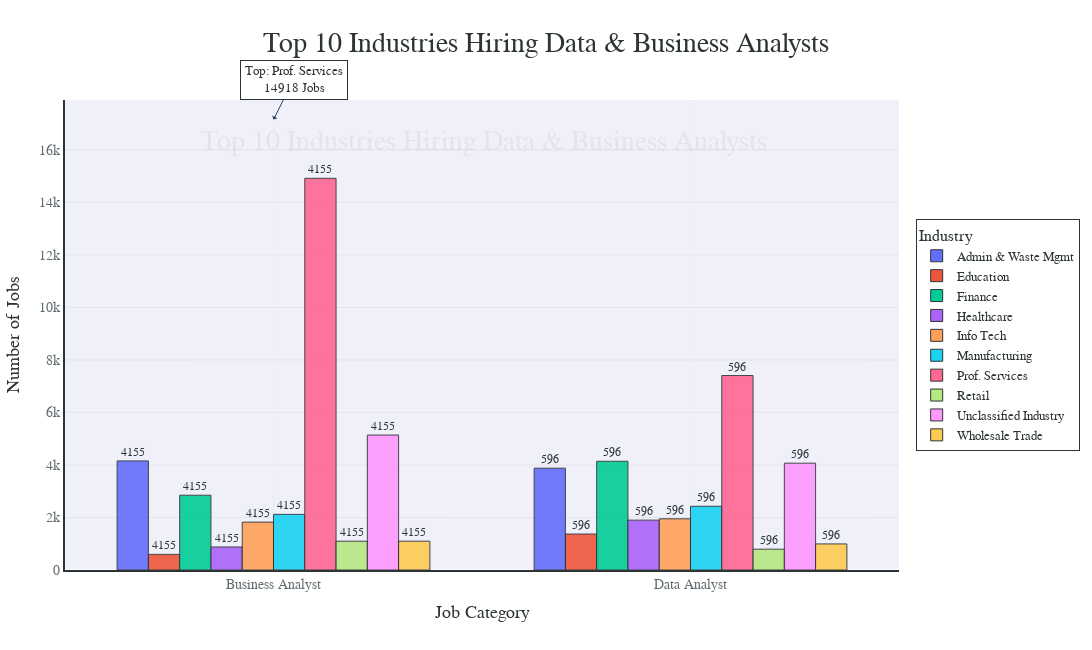

Write notebook code for a chart like this one.
### Code cell
import plotly.express as px
import plotly.graph_objects as go

# Identify the top 10 industries with the most data analyst jobs
top_industries = df_grouped.groupby("NAICS2_NAME")["Job_Count"].sum().nlargest(10).index

# Filter the dataset for top industries
df_top_industries = df_grouped[df_grouped["NAICS2_NAME"].isin(top_industries)].copy()

# Shorten industry names for better readability
industry_short_names = {
    'Professional, Scientific, and Technical Services': 'Prof. Services',
    'Administrative and Support and Waste Management and Remediation Services': 'Admin & Waste Mgmt',
    'Health Care and Social Assistance': 'Healthcare',
    'Finance and Insurance': 'Finance',
    'Information': 'Info Tech',
    'Educational Services': 'Education',
    'Manufacturing': 'Manufacturing',
    'Retail Trade': 'Retail',
    'Accommodation and Food Services': 'Hospitality',
    'Other Services (except Public Administration)': 'Other Services',
}
df_top_industries['NAICS2_NAME_SHORT'] = df_top_industries['NAICS2_NAME'].map(industry_short_names).fillna(df_top_industries['NAICS2_NAME'])

# Update DATA_ANALYST_JOB labels for clarity
df_top_industries['Job_Category'] = df_top_industries['DATA_ANALYST_JOB'].map({True: 'Data Analyst', False: 'Business Analyst'})

# Define a modern, vibrant color palette for industries (10 colors for top 10 industries)
color_palette = [
    '#FF6B6B',  # Coral Red
    '#4ECDC4',  # Teal
    '#45B7D1',  # Sky Blue
    '#96CEB4',  # Sage Green
    '#FFEEAD',  # Soft Yellow
    '#D4A5A5',  # Dusty Rose
    '#9B59B6',  # Purple
    '#3498DB',  # Bright Blue
    '#E67E22',  # Orange
    '#1ABC9C',  # Turquoise
]
color_map = {industry: color for industry, color in zip(df_top_industries['NAICS2_NAME_SHORT'].unique(), color_palette)}

# Create the bar chart
fig = px.bar(df_top_industries, 
             x="Job_Category",  # Use the updated labels
             y="Job_Count", 
             color="NAICS2_NAME_SHORT",
             title="Top 10 Industries Hiring Data & Business Analysts",
             labels={'Job_Category': 'Job Category', 'Job_Count': 'Number of Jobs', 'NAICS2_NAME_SHORT': 'Industry'},
             barmode='group')

# Beautify the layout
fig.update_layout(
    # Sizing and margins
    autosize=True,
    width=1150,  # Slightly wider for balance
    height=650,  # Adjusted height
    margin=dict(l=60, r=150, t=100, b=80),  # Adjusted for legend and title

    # Background and plot styling
    plot_bgcolor='rgba(245, 245, 250, 1)',  # Very light lavender-gray
    paper_bgcolor='rgba(255, 255, 255, 1)',  # White paper background
    font=dict(family="Poppins, sans-serif", size=14, color="#2D3436"),  # Modern, elegant font

    # Title styling
    title=dict(
        text="Top 10 Industries Hiring Data & Business Analysts",
        font=dict(size=28, color="#2D3436", family="Poppins, sans-serif"),
        x=0.5,
        xanchor="center",
        y=0.95,
        yanchor="top"
    ),

    # X-axis styling
    xaxis=dict(
        title="Job Category",
        title_font=dict(size=18, color="#2D3436"),
        tickfont=dict(size=14, color="#636E72"),
        gridcolor="rgba(200, 200, 200, 0.1)",  # Very subtle gridlines
        linecolor="#2D3436",
        linewidth=2,
        showline=True,
        tickvals=['Data Analyst', 'Business Analyst'],  # Ensure clarity
    ),

    # Y-axis styling
    yaxis=dict(
        title="Number of Jobs",
        title_font=dict(size=18, color="#2D3436"),
        tickfont=dict(size=14, color="#636E72"),
        range=[0, df_top_industries['Job_Count'].max() * 1.2],  # Extended range
        gridcolor="rgba(200, 200, 200, 0.3)",
        linecolor="#2D3436",
        linewidth=2,
        showline=True
    ),

    # Legend styling
    legend=dict(
        title="Industry",
        font=dict(size=13, color="#2D3436"),
        bgcolor="rgba(255, 255, 255, 0.95)",
        bordercolor="#2D3436",
        borderwidth=1,
        x=1.02,  # Position outside
        y=0.5,
        xanchor="left",
        yanchor="middle",
        traceorder="normal",  # Ensure consistent ordering
    ),

    # Hover and interactivity
    hovermode="closest",
    hoverlabel=dict(
        bgcolor="rgba(255, 255, 255, 0.9)",
        font_size=13,
        font_family="Poppins, sans-serif",
        font_color="#2D3436",
        bordercolor="#2D3436",
        align="left"
    ),

    # Bar spacing
    bargap=0.25,  # Add space between bars
    barnorm=None,
)

# Customize the bars
fig.update_traces(
    marker=dict(
        line=dict(width=1, color="#2D3436"),  # Subtle border
        # Add a slight gradient effect using opacity
        opacity=0.9,
    ),
    text=df_top_industries['Job_Count'],  # Add labels on bars
    textposition='outside',  # Place labels outside
    textfont=dict(size=12, color="#2D3436", family="Poppins, sans-serif"),
    texttemplate='%{text}',  # Show just the number
    # Custom hover template
    hovertemplate="<b>%{fullData.name}</b><br>Category: %{x}<br>Jobs: %{y}<extra></extra>",
)

# Add a subtle gradient background effect (using shapes)
fig.add_shape(
    type="rect",
    x0=0, y0=0, x1=1, y1=1,
    xref="paper", yref="paper",
    fillcolor="rgba(220, 221, 255, 0.2)",  # Very light gradient overlay
    line=dict(width=0),
    layer="below"
)

# Add an annotation for the highest job count
max_job = df_top_industries.loc[df_top_industries['Job_Count'].idxmax()]
fig.add_annotation(
    x=max_job['Job_Category'],
    y=max_job['Job_Count'] * 1.15,
    text=f"Top: {max_job['NAICS2_NAME_SHORT']}<br>{max_job['Job_Count']} Jobs",
    showarrow=True,
    arrowhead=1,
    ax=20,
    ay=-40,
    font=dict(size=13, color="#2D3436", family="Poppins, sans-serif"),
    bgcolor="rgba(255, 255, 255, 0.9)",
    bordercolor="#2D3436",
    borderwidth=1,
    borderpad=4
)

# Add a subtle shadow effect to the title (simulated with a duplicate text)
fig.add_annotation(
    x=0.5,
    y=0.95,
    xref="paper",
    yref="paper",
    text="Top 10 Industries Hiring Data & Business Analysts",
    showarrow=False,
    font=dict(size=28, color="rgba(0, 0, 0, 0.05)", family="Poppins, sans-serif"),
    xanchor="center",
    yanchor="top",
    yshift=-2,
    xshift=2
)

# Show the plot
fig.show()

# Save as an HTML file
fig.write_html("figures/plot2industries_super_beautiful.html")

### Figure 1 — Plotly figure (JSON) as saved in the notebook; plotly's stock layout.template omitted (floating-point values rounded to 4 significant figures)
{"data": [{"alignmentgroup": "True", "hovertemplate": "<b>%{fullData.name}</b><br>Category: %{x}<br>Jobs: %{y}<extra></extra>", "legendgroup": "Admin & Waste Mgmt", "marker": {"color": "#636efa", "line": {"color": "#2D3436", "width": 1}, "opacity": 0.9, "pattern": {"shape": ""}}, "name": "Admin & Waste Mgmt", "offsetgroup": "Admin & Waste Mgmt", "orientation": "v", "showlegend": true, "text": [4155, 596, 2849, 877, 1824, 2119, 14918, 1097, 5140, 1098, 3878, 1370, 4142, 1899, 1950, 2427, 7407, 793, 4069, 993], "textfont": {"color": "#2D3436", "family": "Poppins, sans-serif", "size": 12}, "textposition": "outside", "texttemplate": "%{text}", "type": "bar", "x": ["Business Analyst", "Data Analyst"], "xaxis": "x", "y": [4155, 3878], "yaxis": "y"}, {"alignmentgroup": "True", "hovertemplate": "<b>%{fullData.name}</b><br>Category: %{x}<br>Jobs: %{y}<extra></extra>", "legendgroup": "Education", "marker": {"color": "#EF553B", "line": {"color": "#2D3436", "width": 1}, "opacity": 0.9, "pattern": {"shape": ""}}, "name": "Education", "offsetgroup": "Education", "orientation": "v", "showlegend": true, "text": [4155, 596, 2849, 877, 1824, 2119, 14918, 1097, 5140, 1098, 3878, 1370, 4142, 1899, 1950, 2427, 7407, 793, 4069, 993], "textfont": {"color": "#2D3436", "family": "Poppins, sans-serif", "size": 12}, "textposition": "outside", "texttemplate": "%{text}", "type": "bar", "x": ["Business Analyst", "Data Analyst"], "xaxis": "x", "y": [596, 1370], "yaxis": "y"}, {"alignmentgroup": "True", "hovertemplate": "<b>%{fullData.name}</b><br>Category: %{x}<br>Jobs: %{y}<extra></extra>", "legendgroup": "Finance", "marker": {"color": "#00cc96", "line": {"color": "#2D3436", "width": 1}, "opacity": 0.9, "pattern": {"shape": ""}}, "name": "Finance", "offsetgroup": "Finance", "orientation": "v", "showlegend": true, "text": [4155, 596, 2849, 877, 1824, 2119, 14918, 1097, 5140, 1098, 3878, 1370, 4142, 1899, 1950, 2427, 7407, 793, 4069, 993], "textfont": {"color": "#2D3436", "family": "Poppins, sans-serif", "size": 12}, "textposition": "outside", "texttemplate": "%{text}", "type": "bar", "x": ["Business Analyst", "Data Analyst"], "xaxis": "x", "y": [2849, 4142], "yaxis": "y"}, {"alignmentgroup": "True", "hovertemplate": "<b>%{fullData.name}</b><br>Category: %{x}<br>Jobs: %{y}<extra></extra>", "legendgroup": "Healthcare", "marker": {"color": "#ab63fa", "line": {"color": "#2D3436", "width": 1}, "opacity": 0.9, "pattern": {"shape": ""}}, "name": "Healthcare", "offsetgroup": "Healthcare", "orientation": "v", "showlegend": true, "text": [4155, 596, 2849, 877, 1824, 2119, 14918, 1097, 5140, 1098, 3878, 1370, 4142, 1899, 1950, 2427, 7407, 793, 4069, 993], "textfont": {"color": "#2D3436", "family": "Poppins, sans-serif", "size": 12}, "textposition": "outside", "texttemplate": "%{text}", "type": "bar", "x": ["Business Analyst", "Data Analyst"], "xaxis": "x", "y": [877, 1899], "yaxis": "y"}, {"alignmentgroup": "True", "hovertemplate": "<b>%{fullData.name}</b><br>Category: %{x}<br>Jobs: %{y}<extra></extra>", "legendgroup": "Info Tech", "marker": {"color": "#FFA15A", "line": {"color": "#2D3436", "width": 1}, "opacity": 0.9, "pattern": {"shape": ""}}, "name": "Info Tech", "offsetgroup": "Info Tech", "orientation": "v", "showlegend": true, "text": [4155, 596, 2849, 877, 1824, 2119, 14918, 1097, 5140, 1098, 3878, 1370, 4142, 1899, 1950, 2427, 7407, 793, 4069, 993], "textfont": {"color": "#2D3436", "family": "Poppins, sans-serif", "size": 12}, "textposition": "outside", "texttemplate": "%{text}", "type": "bar", "x": ["Business Analyst", "Data Analyst"], "xaxis": "x", "y": [1824, 1950], "yaxis": "y"}, {"alignmentgroup": "True", "hovertemplate": "<b>%{fullData.name}</b><br>Category: %{x}<br>Jobs: %{y}<extra></extra>", "legendgroup": "Manufacturing", "marker": {"color": "#19d3f3", "line": {"color": "#2D3436", "width": 1}, "opacity": 0.9, "pattern": {"shape": ""}}, "name": "Manufacturing", "offsetgroup": "Manufacturing", "orientation": "v", "showlegend": true, "text": [4155, 596, 2849, 877, 1824, 2119, 14918, 1097, 5140, 1098, 3878, 1370, 4142, 1899, 1950, 2427, 7407, 793, 4069, 993], "textfont": {"color": "#2D3436", "family": "Poppins, sans-serif", "size": 12}, "textposition": "outside", "texttemplate": "%{text}", "type": "bar", "x": ["Business Analyst", "Data Analyst"], "xaxis": "x", "y": [2119, 2427], "yaxis": "y"}, {"alignmentgroup": "True", "hovertemplate": "<b>%{fullData.name}</b><br>Category: %{x}<br>Jobs: %{y}<extra></extra>", "legendgroup": "Prof. Services", "marker": {"color": "#FF6692", "line": {"color": "#2D3436", "width": 1}, "opacity": 0.9, "pattern": {"shape": ""}}, "name": "Prof. Services", "offsetgroup": "Prof. Services", "orientation": "v", "showlegend": true, "text": [4155, 596, 2849, 877, 1824, 2119, 14918, 1097, 5140, 1098, 3878, 1370, 4142, 1899, 1950, 2427, 7407, 793, 4069, 993], "textfont": {"color": "#2D3436", "family": "Poppins, sans-serif", "size": 12}, "textposition": "outside", "texttemplate": "%{text}", "type": "bar", "x": ["Business Analyst", "Data Analyst"], "xaxis": "x", "y": [14918, 7407], "yaxis": "y"}, {"alignmentgroup": "True", "hovertemplate": "<b>%{fullData.name}</b><br>Category: %{x}<br>Jobs: %{y}<extra></extra>", "legendgroup": "Retail", "marker": {"color": "#B6E880", "line": {"color": "#2D3436", "width": 1}, "opacity": 0.9, "pattern": {"shape": ""}}, "name": "Retail", "offsetgroup": "Retail", "orientation": "v", "showlegend": true, "text": [4155, 596, 2849, 877, 1824, 2119, 14918, 1097, 5140, 1098, 3878, 1370, 4142, 1899, 1950, 2427, 7407, 793, 4069, 993], "textfont": {"color": "#2D3436", "family": "Poppins, sans-serif", "size": 12}, "textposition": "outside", "texttemplate": "%{text}", "type": "bar", "x": ["Business Analyst", "Data Analyst"], "xaxis": "x", "y": [1097, 793], "yaxis": "y"}, {"alignmentgroup": "True", "hovertemplate": "<b>%{fullData.name}</b><br>Category: %{x}<br>Jobs: %{y}<extra></extra>", "legendgroup": "Unclassified Industry", "marker": {"color": "#FF97FF", "line": {"color": "#2D3436", "width": 1}, "opacity": 0.9, "pattern": {"shape": ""}}, "name": "Unclassified Industry", "offsetgroup": "Unclassified Industry", "orientation": "v", "showlegend": true, "text": [4155, 596, 2849, 877, 1824, 2119, 14918, 1097, 5140, 1098, 3878, 1370, 4142, 1899, 1950, 2427, 7407, 793, 4069, 993], "textfont": {"color": "#2D3436", "family": "Poppins, sans-serif", "size": 12}, "textposition": "outside", "texttemplate": "%{text}", "type": "bar", "x": ["Business Analyst", "Data Analyst"], "xaxis": "x", "y": [5140, 4069], "yaxis": "y"}, {"alignmentgroup": "True", "hovertemplate": "<b>%{fullData.name}</b><br>Category: %{x}<br>Jobs: %{y}<extra></extra>", "legendgroup": "Wholesale Trade", "marker": {"color": "#FECB52", "line": {"color": "#2D3436", "width": 1}, "opacity": 0.9, "pattern": {"shape": ""}}, "name": "Wholesale Trade", "offsetgroup": "Wholesale Trade", "orientation": "v", "showlegend": true, "text": [4155, 596, 2849, 877, 1824, 2119, 14918, 1097, 5140, 1098, 3878, 1370, 4142, 1899, 1950, 2427, 7407, 793, 4069, 993], "textfont": {"color": "#2D3436", "family": "Poppins, sans-serif", "size": 12}, "textposition": "outside", "texttemplate": "%{text}", "type": "bar", "x": ["Business Analyst", "Data Analyst"], "xaxis": "x", "y": [1098, 993], "yaxis": "y"}], "layout": {"annotations": [{"arrowhead": 1, "ax": 20, "ay": -40, "bgcolor": "rgba(255, 255, 255, 0.9)", "bordercolor": "#2D3436", "borderpad": 4, "borderwidth": 1, "font": {"color": "#2D3436", "family": "Poppins, sans-serif", "size": 13}, "showarrow": true, "text": "Top: Prof. Services<br>14918 Jobs", "x": "Business Analyst", "y": 17160.0}, {"font": {"color": "rgba(0, 0, 0, 0.05)", "family": "Poppins, sans-serif", "size": 28}, "showarrow": false, "text": "Top 10 Industries Hiring Data & Business Analysts", "x": 0.5, "xanchor": "center", "xref": "paper", "xshift": 2, "y": 0.95, "yanchor": "top", "yref": "paper", "yshift": -2}], "autosize": true, "bargap": 0.25, "barmode": "group", "font": {"color": "#2D3436", "family": "Poppins, sans-serif", "size": 14}, "height": 650, "hoverlabel": {"align": "left", "bgcolor": "rgba(255, 255, 255, 0.9)", "bordercolor": "#2D3436", "font": {"color": "#2D3436", "family": "Poppins, sans-serif", "size": 13}}, "hovermode": "closest", "legend": {"bgcolor": "rgba(255, 255, 255, 0.95)", "bordercolor": "#2D3436", "borderwidth": 1, "font": {"color": "#2D3436", "size": 13}, "title": {"text": "Industry"}, "tracegroupgap": 0, "traceorder": "normal", "x": 1.02, "xanchor": "left", "y": 0.5, "yanchor": "middle"}, "margin": {"b": 80, "l": 60, "r": 150, "t": 100}, "paper_bgcolor": "rgba(255, 255, 255, 1)", "plot_bgcolor": "rgba(245, 245, 250, 1)", "shapes": [{"fillcolor": "rgba(220, 221, 255, 0.2)", "layer": "below", "line": {"width": 0}, "type": "rect", "x0": 0, "x1": 1, "xref": "paper", "y0": 0, "y1": 1, "yref": "paper"}], "title": {"font": {"color": "#2D3436", "family": "Poppins, sans-serif", "size": 28}, "text": "Top 10 Industries Hiring Data & Business Analysts", "x": 0.5, "xanchor": "center", "y": 0.95, "yanchor": "top"}, "width": 1150, "xaxis": {"anchor": "y", "domain": [0, 1], "gridcolor": "rgba(200, 200, 200, 0.1)", "linecolor": "#2D3436", "linewidth": 2, "showline": true, "tickfont": {"color": "#636E72", "size": 14}, "tickvals": ["Data Analyst", "Business Analyst"], "title": {"font": {"color": "#2D3436", "size": 18}, "text": "Job Category"}}, "yaxis": {"anchor": "x", "domain": [0, 1], "gridcolor": "rgba(200, 200, 200, 0.3)", "linecolor": "#2D3436", "linewidth": 2, "range": [0, 17900.0], "showline": true, "tickfont": {"color": "#636E72", "size": 14}, "title": {"font": {"color": "#2D3436", "size": 18}, "text": "Number of Jobs"}}}}
